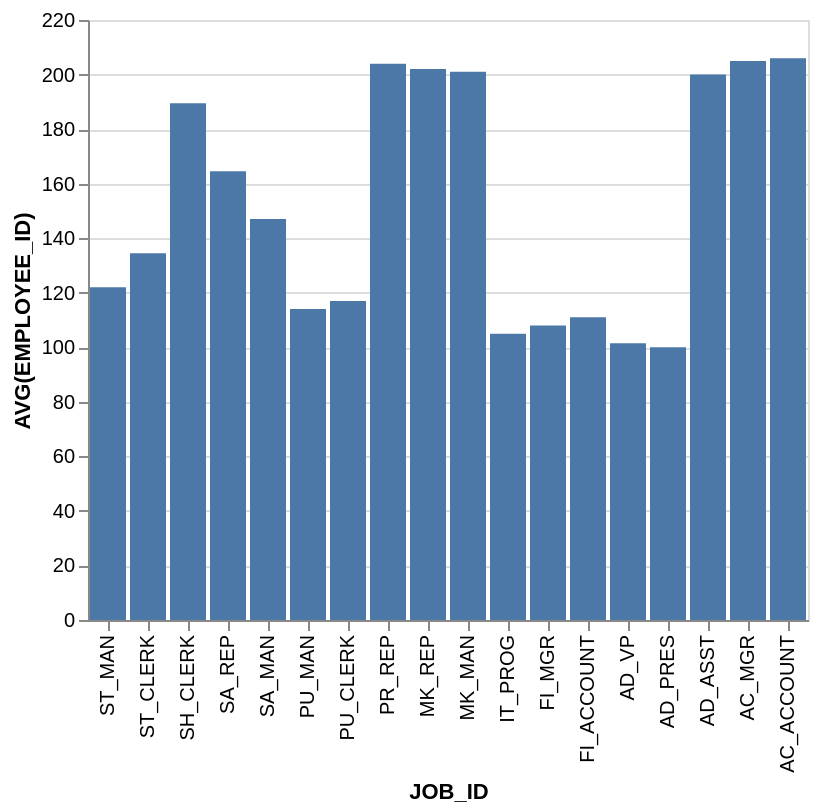

Here is the Vega-Lite specification saved for this chart:
### Vega-Lite specification from a JSON file in a GitHub repository (floating-point values rounded to 4 significant figures)
{"data": {"values": [{"x_data": "ST_MAN", "y_data": 122}, {"x_data": "ST_CLERK", "y_data": 134.5}, {"x_data": "SH_CLERK", "y_data": 189.5}, {"x_data": "SA_REP", "y_data": 164.5}, {"x_data": "SA_MAN", "y_data": 147}, {"x_data": "PU_MAN", "y_data": 114}, {"x_data": "PU_CLERK", "y_data": 117}, {"x_data": "PR_REP", "y_data": 204}, {"x_data": "MK_REP", "y_data": 202}, {"x_data": "MK_MAN", "y_data": 201}, {"x_data": "IT_PROG", "y_data": 105}, {"x_data": "FI_MGR", "y_data": 108}, {"x_data": "FI_ACCOUNT", "y_data": 111}, {"x_data": "AD_VP", "y_data": 101.5}, {"x_data": "AD_PRES", "y_data": 100}, {"x_data": "AD_ASST", "y_data": 200}, {"x_data": "AC_MGR", "y_data": 205}, {"x_data": "AC_ACCOUNT", "y_data": 206}]}, "mark": "bar", "encoding": {"x": {"field": "x_data", "type": "nominal", "title": "JOB_ID", "sort": "descending"}, "y": {"field": "y_data", "type": "quantitative", "title": "AVG(EMPLOYEE_ID)"}}}
